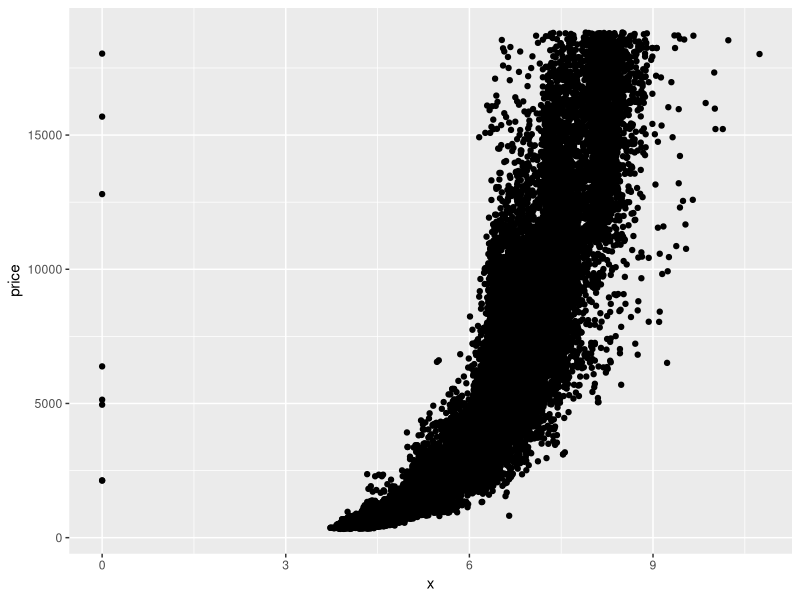
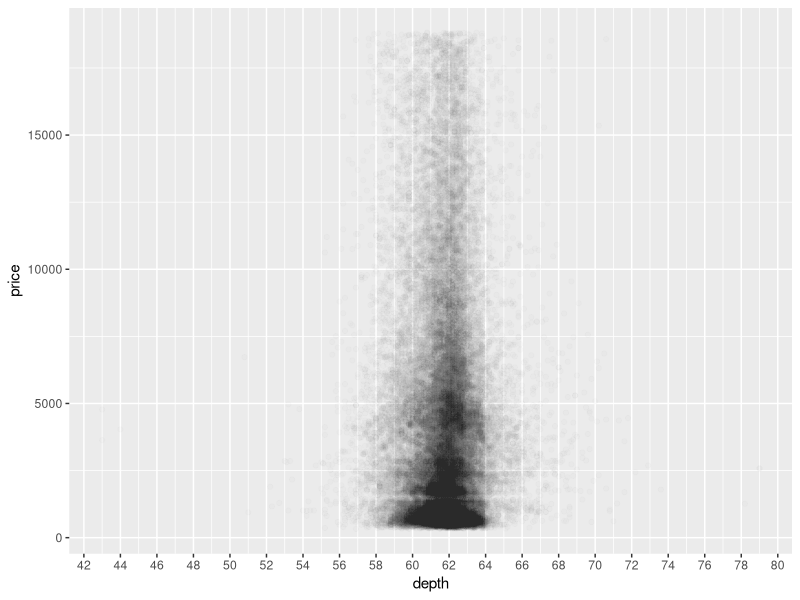
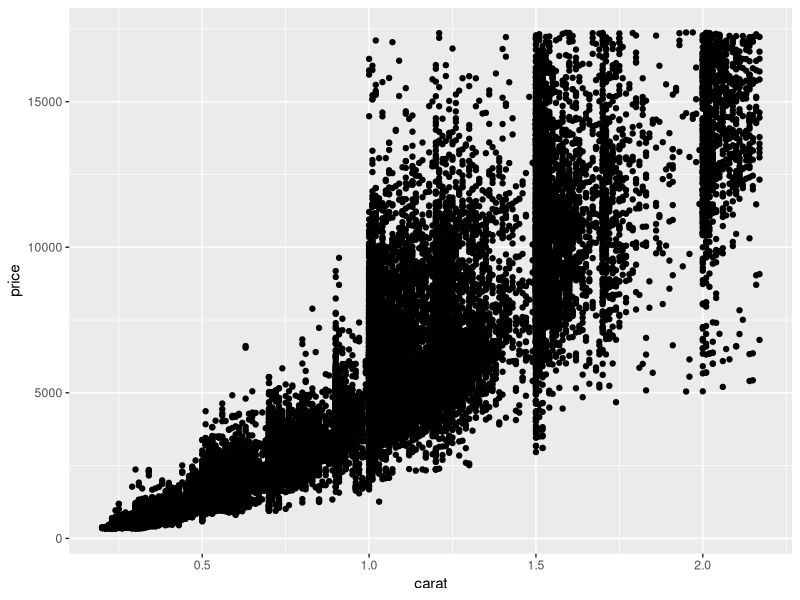
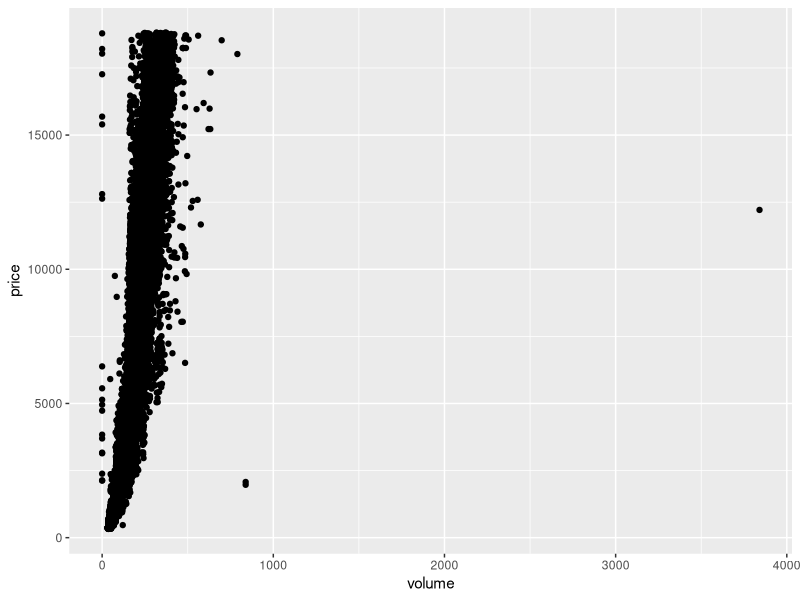
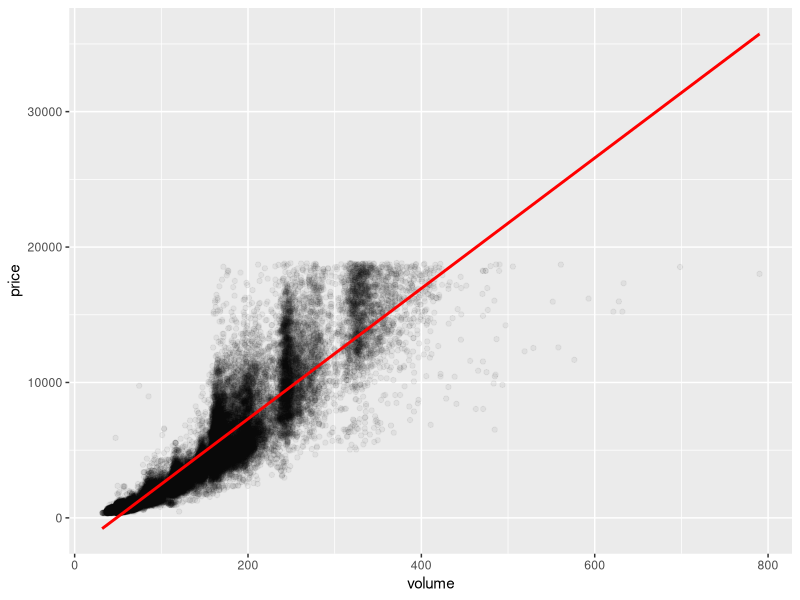
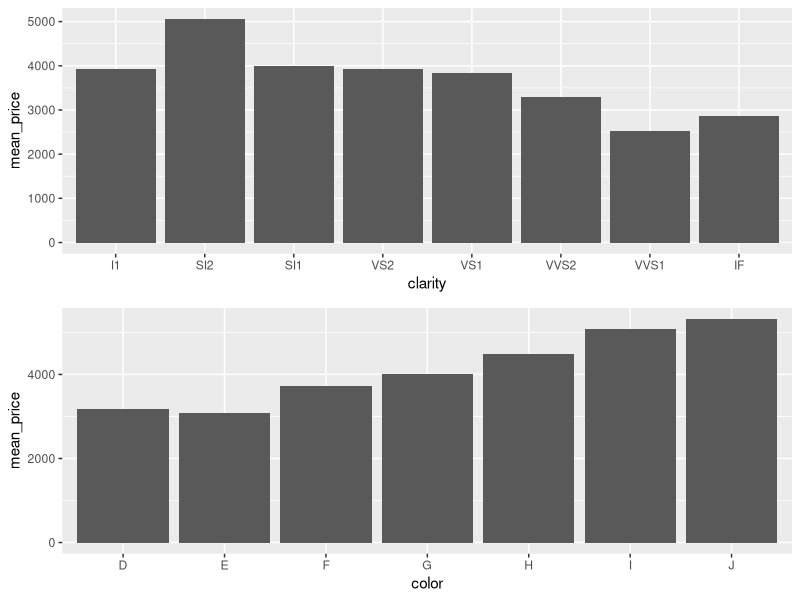

Reproduce these figures in R, in order.
library(ggplot2)
data(diamonds)
ggplot(aes(x = x, y = price), data = diamonds)+
  geom_point()

with(diamonds, cor.test(x, price))

## 
##  Pearson's product-moment correlation
## 
## data:  x and price
## t = 440.16, df = 53938, p-value < 2.2e-16
## alternative hypothesis: true correlation is not equal to 0
## 95 percent confidence interval:
##  0.8825835 0.8862594
## sample estimates:
##       cor 
## 0.8844352


with(diamonds, cor.test(y, price))

## 
##  Pearson's product-moment correlation
## 
## data:  y and price
## t = 401.14, df = 53938, p-value < 2.2e-16
## alternative hypothesis: true correlation is not equal to 0
## 95 percent confidence interval:
##  0.8632867 0.8675241
## sample estimates:
##       cor 
## 0.8654209

with(diamonds, cor.test(z, price))

names(diamonds)

ggplot(aes(x = depth, y = price), data = diamonds )+
  geom_point(alpha = 1/100)+
  scale_x_continuous(breaks = seq(0,20000,2))
with(diamonds, cor.test(depth, price))
with(diamonds, cor.test(price, depth))

# Pearson's product-moment correlation
# 
# data:  price and depth
# t = -2.473, df = 53938, p-value = 0.0134
# alternative hypothesis: true correlation is not equal to 0
# 95 percent confidence interval:
# -0.019084756 -0.002208537
# sample estimates:
# cor 
# -0.0106474 

# Create a scatterplot of price vs carat
# and omit the top 1% of price and carat
# values.
price99 <- quantile(diamonds$price, 0.99)
carat99 <- quantile(diamonds$carat, 0.99)
  ggplot(aes(x = carat, y = price), 
         data = subset(diamonds, price<price99 & carat <carat99))+
    geom_point()
  
  # Create a scatterplot of price vs. volume (x * y * z).
  # This is a very rough approximation for a diamond's volume.
  
  # Create a new variable for volume in the diamonds data frame.
  # This will be useful in a later exercise.
  diamonds$volume <- diamonds$x * diamonds$y * diamonds$z
  ggplot(aes(x = volume, y = price), data = diamonds)+
    geom_point()
  
  # Did you notice some outliers? Some volumes are 0! There's an expensive diamond with a volume near 4000, and a cheaper diamond with a volume near 900.
  # 
  # 
  # You can find out how many diamonds have 0 volume by using count(diamonds$volume == 0). The count() function comes with the plyr package.
  # 
  # 
  # Note: If you ran the count function from plyr, you need to run this command in R to unload the plyr package.
  # detach("package:plyr", unload=TRUE)
  # The plyr package will conflict with the dplyr package in later exercises.
  # 
  # 
  # Depending on your investigation, it may or may not be important for you to understand how outliers, like these, came to be in your data.
  # 
  
  # Subset the data to exclude diamonds with a volume
  # greater than or equal to 800. Also, exclude diamonds
  # with a volume of 0. Adjust the transparency of the
  # points and add a linear model to the plot.
  ggplot(subset(diamonds, 0 < volume & volume < 800), aes(x=volume, y=price)) + 
    geom_point(alpha=0.05) +
    geom_smooth(method='lm', color='red')
  
  with(diamonds, cor.test(price, volume))
  
  library(dplyr)
  # Use the function dplyr package
  # to create a new data frame containing
  # info on diamonds by clarity.
  
  # Name the data frame diamondsByClarity
  
  # The data frame should contain the following
  # variables in this order.
  
  #       (1) mean_price
  #       (2) median_price
  #       (3) min_price
  #       (4) max_price
  #       (5) n
  
  # where n is the number of diamonds in each
  # level of clarity.
  diamondsByClarity <- group_by(diamonds, clarity) %>%
    summarise( mean_price=mean(price),
               median_price=median(price),
               min_price=min(price),
               max_price=max(price),
               n=n())
  
  diamonds_by_clarity <- group_by(diamonds, clarity)
  diamonds_mp_by_clarity <- summarise(diamonds_by_clarity, mean_price = mean(price))
  
  diamonds_by_color <- group_by(diamonds, color)
  diamonds_mp_by_color <- summarise(diamonds_by_color, mean_price = mean(price))
  # We've created summary data frames with the mean price
  # by clarity and color. You can run the code in R to
  # verify what data is in the variables diamonds_mp_by_clarity
  # and diamonds_mp_by_color.
  
  # Your task is to write additional code to create two bar plots
  # on one output image using the grid.arrange() function from the package
  # gridExtra.
  
  library(gridExtra)
  p1 <- ggplot(diamonds_mp_by_clarity, aes(x=clarity, y=mean_price)) + geom_bar(stat='identity')
  p2 <- ggplot(diamonds_mp_by_color, aes(x=color, y=mean_price)) + geom_bar(stat='identity')
  grid.arrange(p1,p2,ncol=1)